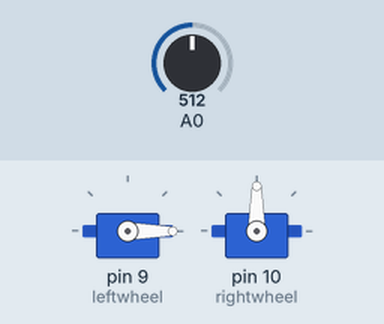
A sketch run on a simulated Arduino Uno, built with avr-gcc and run on an emulated ATmega328P. Parts: 2 × servo. Inputs (shaded band) come from the test bench; at power-on: A0 = 512. What the sketch prints to the serial monitor is not drawn.

Above: at 0.1 s.
At 4.1 s:
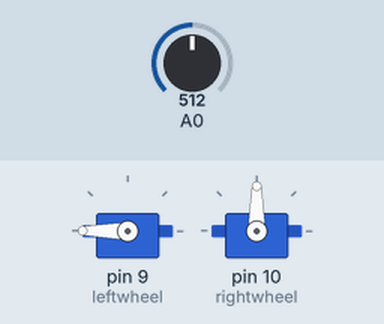
At 8.1 s:
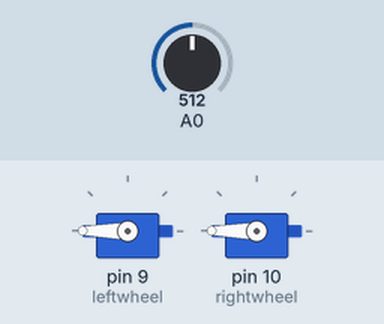
At 20.1 s:
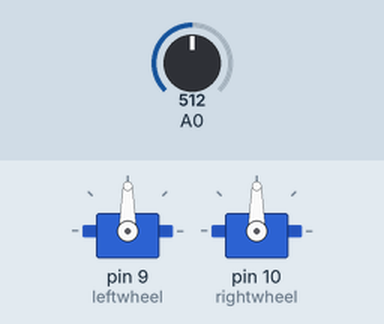
Timing chart, 0 to 21.6 s (numbered marks = the images above):
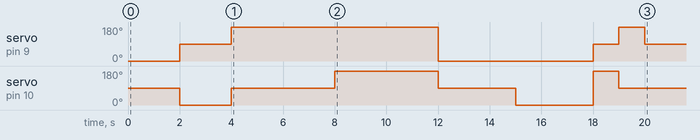

The sketch:

Vannier_Servo_Exercise.ino
```cpp
//Servo Test
//Range: 0 to 180

//Bring in Servo Object and Functions
#include <Servo.h>

//Create Instance of Servo Object
Servo leftwheel;
Servo rightwheel;
int lightPin = 0;//Input Pin
int lightValue = 0; //Variable to store the sensor value

//Setup - Run One Time
void setup() {
  //Attach Servo to Pin 9
  leftwheel.attach(9);//Servo A
  rightwheel.attach(10);//Servo B
  //Rotate Servo at 0 and 180 180 is counter
  Serial.begin(9600);

  leftwheel.write(0);
  delay(2000);
  leftwheel.write(90);

  rightwheel.write(0);
  delay(2000);
  rightwheel.write(90);

  leftwheel.write(180);
  delay(4000);
  rightwheel.write(180);
  delay(4000);
  leftwheel.write(90);
  rightwheel.write(90);

  leftwheel.write(0);
  delay(3000);
  rightwheel.write(0);
  delay(3000);
  leftwheel.write(90);
  rightwheel.write(90);

  rightwheel.write(180);
  delay(1000);
  rightwheel.write(90);

  leftwheel.write(180);
  delay(1000);
  leftwheel.write(90);

}

void loop() {
  //Using the photo-resistor
  Serial.println(analogRead(0));


  if (analogRead(0) > 550) {
    leftwheel.write(180);
    rightwheel.write(0);
  }

  if (analogRead(0) < 550) {
    leftwheel.write(90);
    rightwheel.write(90);
  }
}
```
